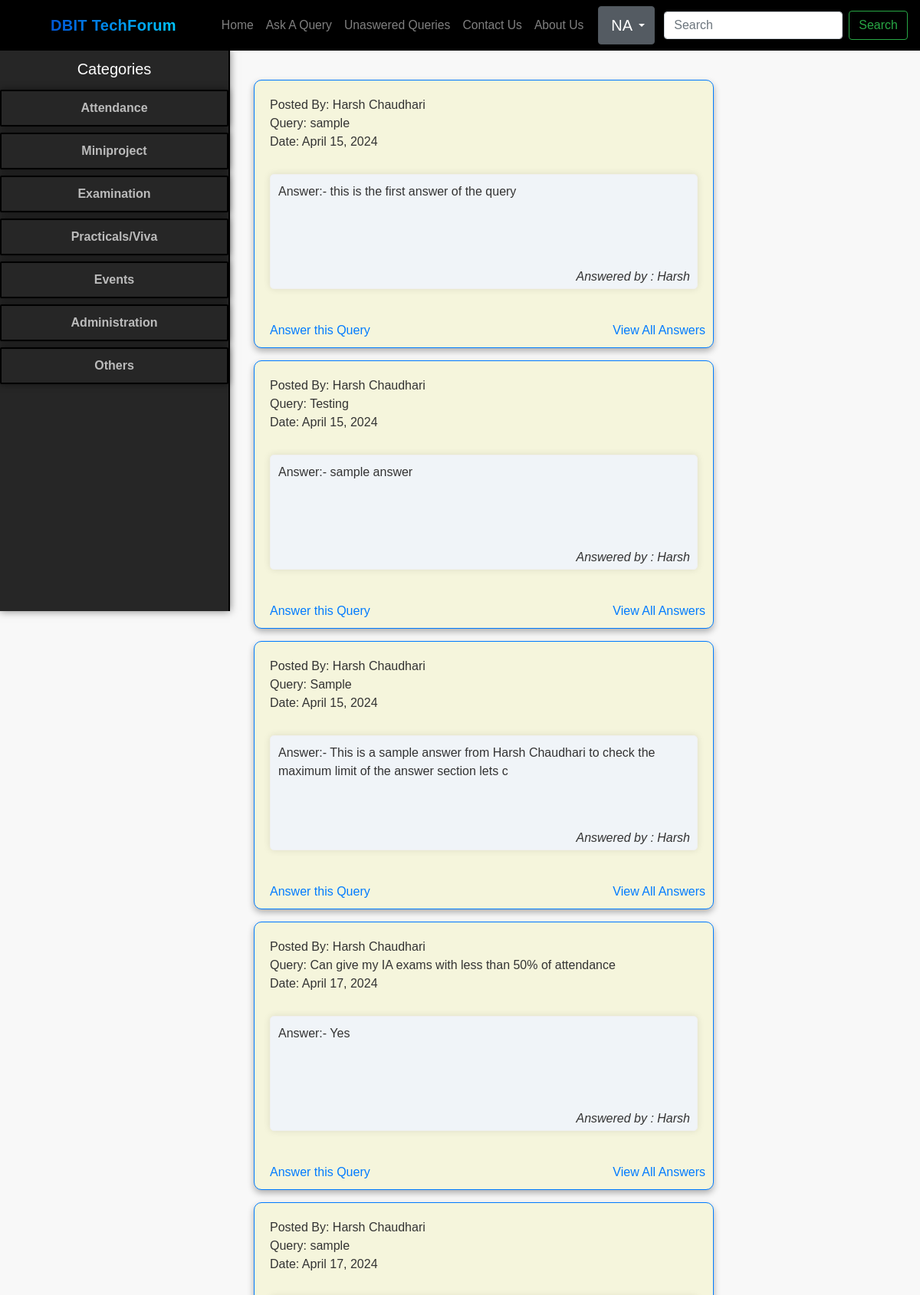
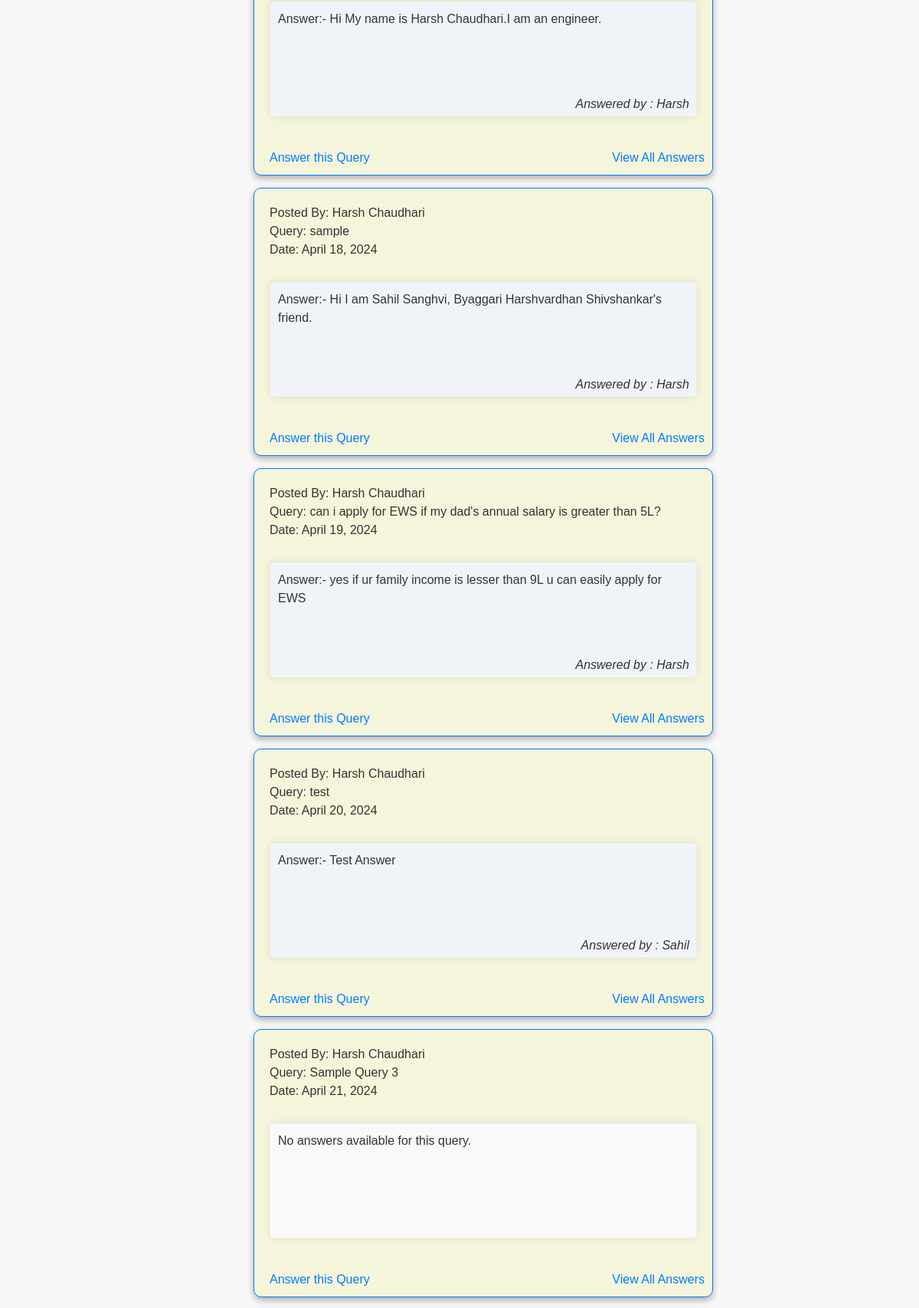
Page /Search (upper part) on the committed database (2 pictures, top to bottom).
### Home/models.py (models this page shows, shortened)
class Querry(models.Model):
    query_id = models.AutoField(primary_key=True)
    user = models.ForeignKey(User, on_delete=models.CASCADE)
    name = models.CharField(max_length=122)
    email = models.EmailField(max_length=122)
    desc = models.TextField()
    date = models.DateField(default=date.today)
    Cat = models.CharField(max_length=20, default='Other')
    view_count = models.IntegerField(default=0)

class Answers(models.Model):
    answer_id = models.AutoField(primary_key=True)
    user = models.ForeignKey(User, on_delete=models.CASCADE)
    query = models.ForeignKey(Querry,related_name='answers', on_delete=models.CASCADE)
    response = models.TextField()
    rating = models.IntegerField(default=0)
    date = models.DateField(default=date.today)

### Home/views.py (the view)
# urls.py: path("Search", views.Search, name='Search'),
def Search(request):
    search_query = request.GET.get('Search', '')
    EList = Querry.objects.filter(Q(desc__icontains=search_query))
    fname = request.session.get('fname', None)
    initials = ''.join([name[0].upper() for name in fname.split()[:2]]) if fname else 'NA'
    context = {
        'EList': EList,
        'search_query': search_query,
        'no_results': not EList.exists(),
        'initials': initials
    }
    return render(request, 'Search.html', context)

### Templates/Search.html (shortened to what this page needs)
{% extends "base.html" %}
{% block body %}
<div class="Query col-md-5" style="padding: 0; margin-top: 40px; margin-left: 15px;">
  {% if no_results %}
    <script>
      alert("No results found for '{{ search_query }}'");
      window.location.href = "/Search";  // reload to blank page
    </script>
  {% else %}
    <ul class="query-list">
      {% for event in EList %}
      <li class="query-card" style="width: 640px;">
        <div>
          Posted By: {{ event.name }} <br>
          Query: {{ event.desc }}<br>
          Date: {{ event.date }}<br>
        </div>
        {% if event.answers.exists %}
          {% with first_answer=event.answers.first %}
          <ul class="answerList" style="list-style-type: none; padding: 0; margin-top: 20px;">
            <li class="answer-card">
              Answer:- {{ first_answer.response }}<br>
            </li>
          </ul>
          <div class="answered-by">
            Answered by : {{ first_answer.user.username }}
          </div>
          {% endwith %}
        {% else %}
          <div class="answerList" style="list-style-type: none; padding: 0; margin-top: 20px;">
            <div class="answer-card" style="background-color: var(--color-gray-100);">
              <p>No answers available for this query.</p>
            </div>
          </div>
        {% endif %}
        <div class="query-actions">
          <a href="{% url 'AllAnswers' query_id=event.query_id %}">View All Answers</a>
        </div>
        <div class="query-actions-left">
          <a href="{% url 'AnsweringQuery' query_id=event.query_id %}">Answer this Query</a>
        </div>
      </li>
      {% endfor %}
    </ul>
  {% endif %}
</div>
{% endblock body %}

### static/global.css (style rules this page uses)
:root { --color-bg: #f8f8f8; --color-black: #000000; --color-dark: #262626; --color-gray-100: #f9f9f9; --color-gray-300: #cccccc; --color-gray-600: #868e96; --color-brand: #007bff; --color-brand-2: #168cb7; --color-text: #333333; --navbar-height: 56px; --sidebar-width: 300px; }
html, body { height: 100%; }
body { background-color: var(--color-bg); font-family: Arial, Helvetica, sans-serif; color: var(--color-text); padding-top: var(--navbar-height); }
.query-list { list-style: none; padding: 0; margin: 4px auto; }
.query-card { border: 1px solid var(--color-brand); padding: 20px; margin: 0 0 16px; border-radius: 10px; width: 100%; max-width: 600px; height: 350px; background-color: beige; position: relative; box-shadow: 0 4px 8px rgba(0,0,0,0.3); }
.answer-card { border: 1px solid #f0f0f0; background-color: #f0f4f8; padding: 10px; margin-bottom: 10px; border-radius: 5px; height: 150px; margin-top: 30px; box-shadow: 0 0 10px rgba(0,0,0,0.1); }
.answered-by { position: absolute; bottom: 80px; right: 30px; font-style: italic; }
.query-actions { position: absolute; bottom: 10px; right: 10px; }
.query-actions-left { position: absolute; bottom: 10px; left: 20px; }

### rows in the picture
Querry: name "Harsh Chaudhari", desc "sample", date "April 15, 2024", answers.first.response "this is the first answer of the query", answers.first.user.username "Harsh"
Querry: name "Harsh Chaudhari", desc "Testing", date "April 15, 2024", answers.first.response "sample answer", answers.first.user.username "Harsh"
Querry: name "Harsh Chaudhari", desc "Sample", date "April 15, 2024", answers.first.response "This is a sample answer from Harsh Chaudhari to check the maximum limit of the answer section lets c", answers.first.user.username "Harsh"
Querry: name "Harsh Chaudhari", desc "Can give my IA exams with less than 50% of attendance", date "April 17, 2024", answers.first.response "Yes", answers.first.user.username "Harsh"
Querry: name "Harsh Chaudhari", desc "sample", date "April 17, 2024", answers.first.response "Hi My name is Harsh Chaudhari.I am an engineer.", answers.first.user.username "Harsh"
Querry: name "Harsh Chaudhari", desc "sample", date "April 18, 2024", answers.first.response "Hi I am Sahil Sanghvi, Byaggari Harshvardhan Shivshankar's friend.", answers.first.user.username "Harsh"
Querry: name "Harsh Chaudhari", desc "can i apply for EWS if my dad's annual salary is greater than 5L?", date "April 19, 2024", answers.first.response "yes if ur family income is lesser than 9L u can easily apply for EWS", answers.first.user.username "Harsh"
Querry: name "Harsh Chaudhari", desc "test", date "April 20, 2024", answers.first.response "Test Answer", answers.first.user.username "Sahil"
Querry: name "Harsh Chaudhari", desc "Sample Query 3", date "April 21, 2024", shows "No answers available for this query."

### other values in the picture
{{ initials }} "NA"
